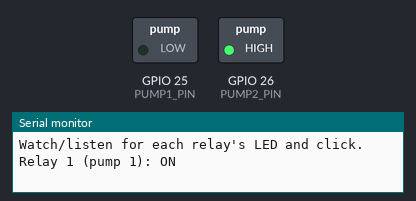
The sketch below on a simulated ESP32. Parts: switched loads named in the sketch (green lamp = pin HIGH), the last lines printed to the serial monitor.

Above: at 1.5 s.
At 5.5 s:
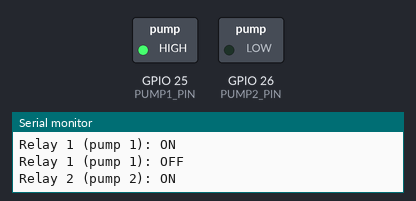
At 7.5 s:
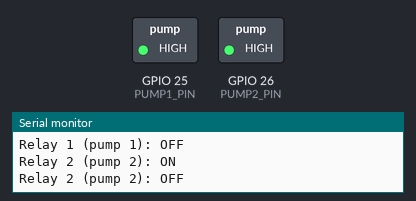
Timing chart, 0 to 10.9 s (numbered marks = the images above):
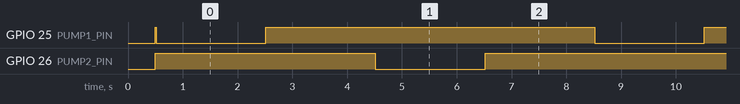

Measured:
- by itself, GPIO 25 (PUMP1_PIN), GPIO 26 (PUMP2_PIN): alternates HIGH for 6.0 s and LOW for 2.0 s
- by itself, everything shown: repeats every 8.0 s, in 4 steps

The sketch:

05_relay_pumps.ino
```cpp
// ============================================================================
// AquaGuard rebuild -- Step 5 of 7: Relay module (2 pumps/motors) ONLY
// ============================================================================
// No WiFi, no Firebase, no other sensors -- just this one part.
//
// This test deliberately does NOT require real pumps wired up yet. It just
// cycles both relays on/off automatically so you can see the relay LEDs
// light and hear them click. Only connect real pumps to the relay's output
// side (COM/NO/NC terminals) AFTER you've confirmed this basic clicking
// behaves correctly -- see Part 2 of the README before wiring pumps.
//
// WIRING (see hardware/Hardware_Wiring_Guide.pdf Part 3, Step 3.6 for the
// full writeup -- this is the same GPIO25/GPIO26 used there):
//   Relay module VCC -> ESP32 5V   (most relay modules need 5V to reliably switch)
//   Relay module GND -> ESP32 GND
//   Relay IN1        -> ESP32 GPIO 25   (controls pump/motor 1)
//   Relay IN2        -> ESP32 GPIO 26   (controls pump/motor 2)
//
// !! DO NOT connect pump motors to the ESP32's 5V/3.3V pins, ever !!
// Pumps draw far more current than the ESP32 can safely supply. They connect
// through the relay's OTHER side (COM/NO/NC screw terminals) to their own
// external power supply, sharing only a common GND with the ESP32. See the
// README for the full pump-wiring diagram once you get to that stage.
//
// ACTIVE LOW: this code assumes GPIO LOW = relay ON, which is the default
// for most hobbyist relay modules. If the relay LEDs light up when this code
// thinks it's turning them OFF (and vice versa), your module is active-HIGH
// instead -- swap HIGH/LOW in the two digitalWrite() calls below.
// ============================================================================

#define PUMP1_PIN 25
#define PUMP2_PIN 26

const unsigned long ON_TIME_MS  = 2000;
const unsigned long OFF_TIME_MS = 2000;

void setup() {
  Serial.begin(115200);
  delay(500);

  pinMode(PUMP1_PIN, OUTPUT);
  pinMode(PUMP2_PIN, OUTPUT);
  digitalWrite(PUMP1_PIN, HIGH);  // OFF (active LOW)
  digitalWrite(PUMP2_PIN, HIGH);  // OFF (active LOW)

  Serial.println();
  Serial.println("=== AquaGuard rebuild: Step 5 - Relay standalone test ===");
  Serial.println("No pumps should be connected to the relay outputs yet.");
  Serial.println("Cycling relay 1, then relay 2, on/off automatically.");
  Serial.println("Watch/listen for each relay's LED and click.");
  Serial.println();
}

void pulseRelay(int pin, const char *label) {
  Serial.print(label);
  Serial.println(": ON");
  digitalWrite(pin, LOW);   // active LOW = ON
  delay(ON_TIME_MS);

  Serial.print(label);
  Serial.println(": OFF");
  digitalWrite(pin, HIGH);  // active LOW = OFF
  delay(OFF_TIME_MS);
}

void loop() {
  pulseRelay(PUMP1_PIN, "Relay 1 (pump 1)");
  pulseRelay(PUMP2_PIN, "Relay 2 (pump 2)");
}
```
